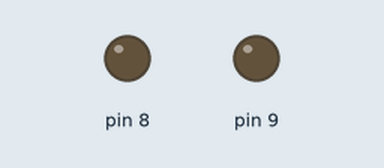
This sketch was run on a simulated Arduino Uno, built with avr-gcc and run on an emulated ATmega328P. Shown: output pins drawn as LEDs (lit = HIGH).

Above: at 0.15 s.
At 70.8 s:
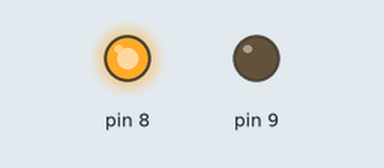
At 129.3 s:
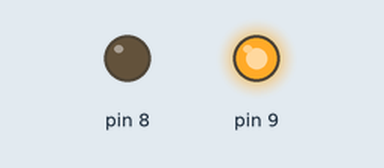
Timing chart, 0 to 129.6 s (numbered marks = the images above):
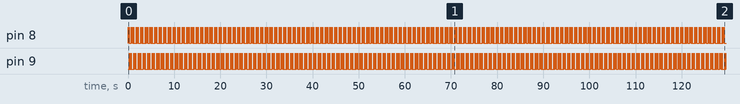

The sketch:

Fun__o_que_pisca_Led.ino
```cpp
void setup(){
 pinMode(8,OUTPUT);
 pinMode(9,OUTPUT);
}


void loop(){

  pisca_led(8,5,25);

  pisca_led(9,5,25);

   pisca_led(9,5,25);

   pisca_led(8,5,25);


}

//################Funcoes######################

void pisca_led(int led, int n, int t){

  int i=0;

  for(i=0;i<n;i++){
    digitalWrite(led,HIGH);
    delay(t);
    digitalWrite(led,LOW);
    delay(t);
  }

}

/*###########################################################*/
```

Measured:
- by itself, pin 8: repeats every 1.0 s: 4 × (LOW 0.03 s, HIGH 0.03 s), LOW 0.53 s, 5 × (HIGH 0.03 s, LOW 0.03 s), HIGH 0.03 s
- by itself, pin 9: repeats every 1.0 s: 9 × (LOW 0.03 s, HIGH 0.03 s), LOW 0.53 s, HIGH 0.03 s
